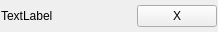
<?xml version="1.0" encoding="UTF-8"?>
<ui version="4.0">
 <class>Form</class>
 <widget class="QWidget" name="Form">
  <property name="geometry">
   <rect>
    <x>0</x>
    <y>0</y>
    <width>218</width>
    <height>32</height>
   </rect>
  </property>
  <property name="windowTitle">
   <string>Form</string>
  </property>
  <layout class="QHBoxLayout" name="horizontalLayout">
   <property name="leftMargin">
    <number>1</number>
   </property>
   <property name="topMargin">
    <number>1</number>
   </property>
   <property name="rightMargin">
    <number>1</number>
   </property>
   <property name="bottomMargin">
    <number>1</number>
   </property>
   <item>
    <widget class="QLabel" name="lblName">
     <property name="sizePolicy">
      <sizepolicy hsizetype="Expanding" vsizetype="Preferred">
       <horstretch>0</horstretch>
       <verstretch>0</verstretch>
      </sizepolicy>
     </property>
     <property name="text">
      <string>TextLabel</string>
     </property>
    </widget>
   </item>
   <item>
    <widget class="QPushButton" name="btn_remove">
     <property name="text">
      <string>X</string>
     </property>
    </widget>
   </item>
  </layout>
 </widget>
 <resources/>
 <connections/>
</ui>
